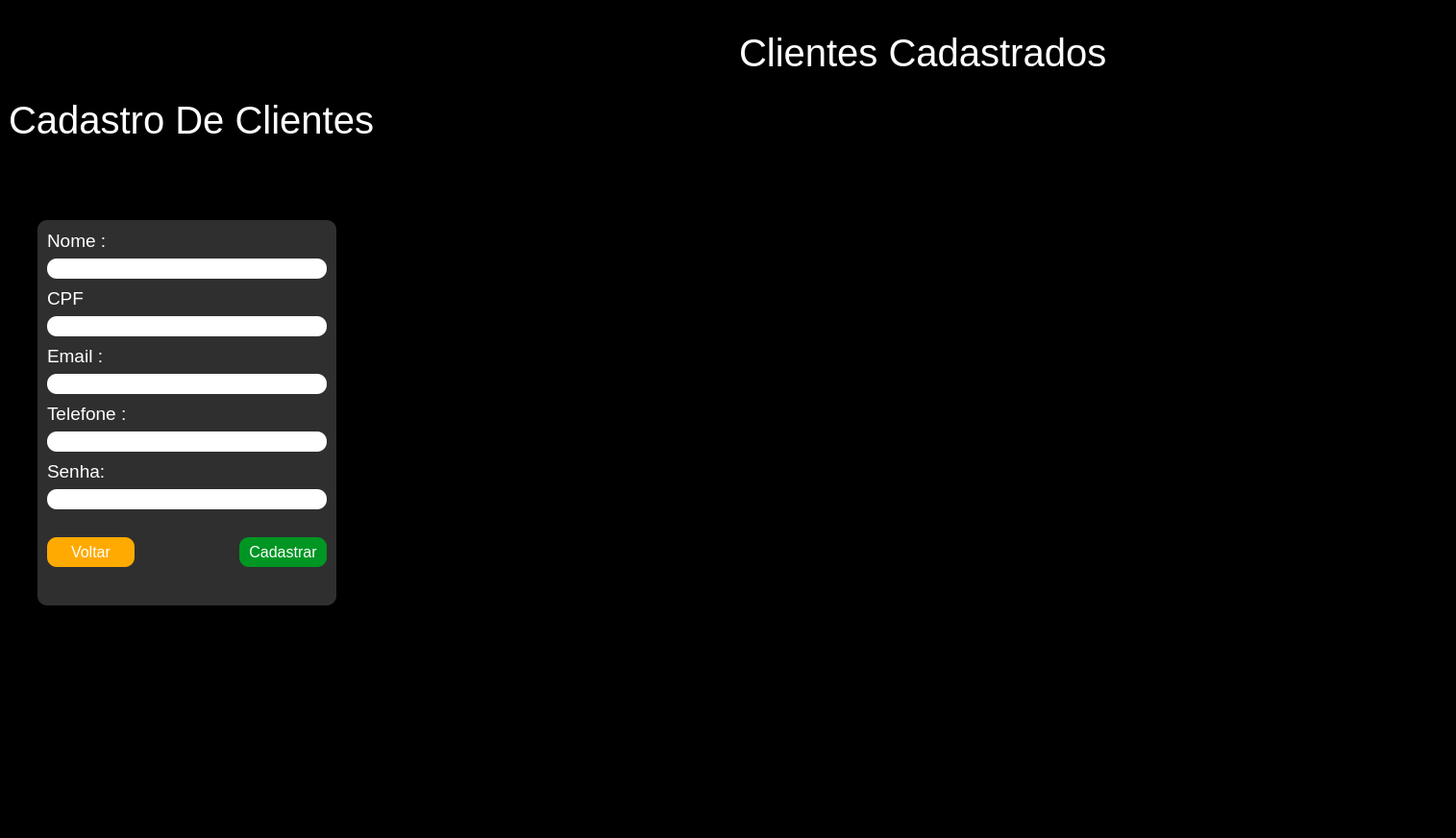
<?xml version="1.0" encoding="UTF-8"?>
<ui version="4.0">
 <class>MainWindow</class>
 <widget class="QMainWindow" name="MainWindow">
  <property name="geometry">
   <rect>
    <x>0</x>
    <y>0</y>
    <width>1515</width>
    <height>872</height>
   </rect>
  </property>
  <property name="windowTitle">
   <string>MainWindow</string>
  </property>
  <property name="styleSheet">
   <string notr="true">background-color: rgb(0, 0, 0);</string>
  </property>
  <widget class="QWidget" name="centralwidget">
   <layout class="QHBoxLayout" name="horizontalLayout">
    <item>
     <widget class="QFrame" name="frame_4">
      <property name="styleSheet">
       <string notr="true">background-color: rgb(0, 0, 0); 
color: rgb(255, 255, 255);
</string>
      </property>
      <property name="frameShape">
       <enum>QFrame::StyledPanel</enum>
      </property>
      <property name="frameShadow">
       <enum>QFrame::Raised</enum>
      </property>
      <widget class="QLabel" name="label">
       <property name="geometry">
        <rect>
         <x>0</x>
         <y>80</y>
         <width>381</width>
         <height>71</height>
        </rect>
       </property>
       <property name="font">
        <font>
         <pointsize>30</pointsize>
        </font>
       </property>
       <property name="styleSheet">
        <string notr="true">background-color: rgb(255, 0, 0,0);</string>
       </property>
       <property name="text">
        <string>Cadastro De Clientes</string>
       </property>
      </widget>
      <widget class="QWidget" name="widget_5" native="true">
       <property name="geometry">
        <rect>
         <x>30</x>
         <y>220</y>
         <width>311</width>
         <height>401</height>
        </rect>
       </property>
       <property name="styleSheet">
        <string notr="true">background-color: rgb(47, 47, 47);
color: rgb(255, 255, 255);
border-radius:10;</string>
       </property>
       <widget class="QLabel" name="label_24">
        <property name="geometry">
         <rect>
          <x>10</x>
          <y>10</y>
          <width>62</width>
          <height>23</height>
         </rect>
        </property>
        <property name="font">
         <font>
          <pointsize>14</pointsize>
         </font>
        </property>
        <property name="styleSheet">
         <string notr="true">background-color: rgba(85, 255, 255, 0);</string>
        </property>
        <property name="text">
         <string>Nome :</string>
        </property>
       </widget>
       <widget class="QLineEdit" name="nome">
        <property name="geometry">
         <rect>
          <x>10</x>
          <y>40</y>
          <width>291</width>
          <height>21</height>
         </rect>
        </property>
        <property name="font">
         <font>
          <pointsize>12</pointsize>
         </font>
        </property>
        <property name="styleSheet">
         <string notr="true">background-color: rgb(255, 255, 255);
border-radius:10;
color: rgb(0, 0, 0);</string>
        </property>
        <property name="text">
         <string/>
        </property>
       </widget>
       <widget class="QLabel" name="label_25">
        <property name="geometry">
         <rect>
          <x>10</x>
          <y>70</y>
          <width>44</width>
          <height>23</height>
         </rect>
        </property>
        <property name="font">
         <font>
          <pointsize>14</pointsize>
         </font>
        </property>
        <property name="styleSheet">
         <string notr="true">background-color: rgba(85, 255, 255, 0);</string>
        </property>
        <property name="text">
         <string>CPF :</string>
        </property>
       </widget>
       <widget class="QLineEdit" name="cpf">
        <property name="geometry">
         <rect>
          <x>10</x>
          <y>100</y>
          <width>291</width>
          <height>21</height>
         </rect>
        </property>
        <property name="font">
         <font>
          <pointsize>12</pointsize>
         </font>
        </property>
        <property name="styleSheet">
         <string notr="true">background-color: rgb(255, 255, 255);
color: rgb(0, 0, 0);</string>
        </property>
       </widget>
       <widget class="QLabel" name="label_26">
        <property name="geometry">
         <rect>
          <x>10</x>
          <y>130</y>
          <width>58</width>
          <height>23</height>
         </rect>
        </property>
        <property name="font">
         <font>
          <pointsize>14</pointsize>
         </font>
        </property>
        <property name="styleSheet">
         <string notr="true">background-color: rgba(85, 255, 255, 0);</string>
        </property>
        <property name="text">
         <string>Email :</string>
        </property>
       </widget>
       <widget class="QLineEdit" name="email">
        <property name="geometry">
         <rect>
          <x>10</x>
          <y>160</y>
          <width>291</width>
          <height>21</height>
         </rect>
        </property>
        <property name="font">
         <font>
          <pointsize>12</pointsize>
         </font>
        </property>
        <property name="styleSheet">
         <string notr="true">background-color: rgb(255, 255, 255);
color: rgb(0, 0, 0);</string>
        </property>
       </widget>
       <widget class="QLabel" name="label_27">
        <property name="geometry">
         <rect>
          <x>10</x>
          <y>190</y>
          <width>85</width>
          <height>23</height>
         </rect>
        </property>
        <property name="font">
         <font>
          <pointsize>14</pointsize>
         </font>
        </property>
        <property name="styleSheet">
         <string notr="true">background-color: rgba(85, 255, 255, 0);</string>
        </property>
        <property name="text">
         <string>Telefone :</string>
        </property>
       </widget>
       <widget class="QLineEdit" name="telefone">
        <property name="geometry">
         <rect>
          <x>10</x>
          <y>220</y>
          <width>291</width>
          <height>21</height>
         </rect>
        </property>
        <property name="font">
         <font>
          <pointsize>12</pointsize>
         </font>
        </property>
        <property name="styleSheet">
         <string notr="true">background-color: rgb(255, 255, 255);
color: rgb(0, 0, 0);</string>
        </property>
       </widget>
       <widget class="QLabel" name="label_28">
        <property name="geometry">
         <rect>
          <x>10</x>
          <y>250</y>
          <width>60</width>
          <height>23</height>
         </rect>
        </property>
        <property name="font">
         <font>
          <pointsize>14</pointsize>
         </font>
        </property>
        <property name="styleSheet">
         <string notr="true">background-color: rgba(85, 255, 255, 0);</string>
        </property>
        <property name="text">
         <string>Senha:</string>
        </property>
       </widget>
       <widget class="QLineEdit" name="senha">
        <property name="geometry">
         <rect>
          <x>10</x>
          <y>280</y>
          <width>291</width>
          <height>21</height>
         </rect>
        </property>
        <property name="font">
         <font>
          <pointsize>12</pointsize>
         </font>
        </property>
        <property name="styleSheet">
         <string notr="true">background-color: rgb(255, 255, 255);
color: rgb(0, 0, 0);</string>
        </property>
       </widget>
       <widget class="QPushButton" name="btn_cadastrar_cliente">
        <property name="geometry">
         <rect>
          <x>210</x>
          <y>330</y>
          <width>91</width>
          <height>31</height>
         </rect>
        </property>
        <property name="font">
         <font>
          <pointsize>12</pointsize>
         </font>
        </property>
        <property name="styleSheet">
         <string notr="true">background-color: rgb(0, 150, 35);</string>
        </property>
        <property name="text">
         <string>Cadastrar</string>
        </property>
       </widget>
       <widget class="QPushButton" name="btn_voltar">
        <property name="geometry">
         <rect>
          <x>10</x>
          <y>330</y>
          <width>91</width>
          <height>31</height>
         </rect>
        </property>
        <property name="font">
         <font>
          <pointsize>12</pointsize>
         </font>
        </property>
        <property name="styleSheet">
         <string notr="true">background-color: rgb(255, 170, 0);</string>
        </property>
        <property name="text">
         <string>Voltar</string>
        </property>
       </widget>
      </widget>
      <widget class="QLabel" name="label_2">
       <property name="geometry">
        <rect>
         <x>760</x>
         <y>10</y>
         <width>381</width>
         <height>71</height>
        </rect>
       </property>
       <property name="font">
        <font>
         <pointsize>30</pointsize>
        </font>
       </property>
       <property name="styleSheet">
        <string notr="true">background-color: rgb(255, 0, 0,0);</string>
       </property>
       <property name="text">
        <string>Clientes Cadastrados</string>
       </property>
      </widget>
      <widget class="QTableWidget" name="tableWidget">
       <property name="geometry">
        <rect>
         <x>400</x>
         <y>90</y>
         <width>1091</width>
         <height>731</height>
        </rect>
       </property>
      </widget>
     </widget>
    </item>
   </layout>
  </widget>
 </widget>
 <resources/>
 <connections/>
</ui>
